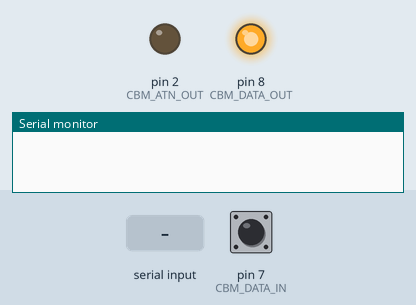
A sketch run on a simulated Arduino Leonardo, built with avr-gcc and run on an emulated ATmega32U4. Shown: output pins drawn as LEDs (lit = HIGH), the last lines printed to the serial monitor. The test bench sets the inputs (shaded band); at power-on: pin 7 (CBM_DATA_IN) LOW. Pins used as bus, display or sensor lines are not drawn.

Above: at 3.9 s.
4.0 s: pin 7 (CBM_DATA_IN) pulsed HIGH 2 times (0.12 s each, 0.3 s apart)
At 5.6 s:
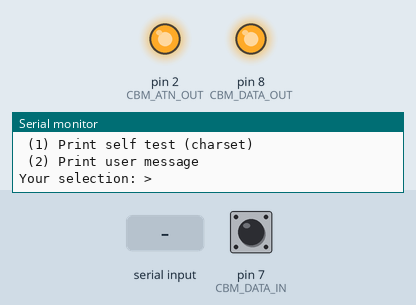
6.1 s: "1" received over Serial
Timing chart, 0 to 9.1 s (numbered marks = the images above; inputs shaded):
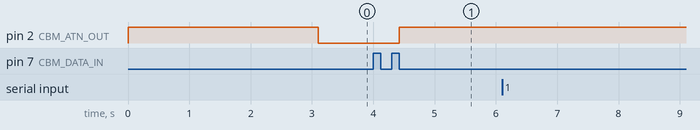

Measured:
- after the input at 4.0 s, pin 2 (CBM_ATN_OUT): LOW → HIGH after 0.42 s

The sketch:

commodore_printer.ino
```cpp
// (licence header left out)
 // pinnout CBM-64 serial port:
 // 1  n/c
 // 2  GND
 // 3  CBM_ATN_OUT
 // 4  CBM_CLK_OUT
 // 5  CBM_DATA_OUT & CBM_DATA_IN
 // 6  CBM_RESET_OUT

// CONSTANTS

// Mapping of CBM-64's serial port lines to Arduino's digital I/O pins.
// With Brother HR-5C, we need to be able to read only the data line.
int CBM_ATN_OUT    = 2;     //  A_up
int CBM_RESET_OUT  = 3;     //  A_dn
int CBM_CLK_OUT    = 4;     //  B_up
int CBM_DATA_IN    = 7;     //  B_dn
int CBM_DATA_OUT   = 8;     //  A_strt

// Brother HR-5C printer modes (graphic|business, different char set).
int CMB_PRN_MODE_GRAPHIC = 0;
int CBM_PRN_MODE_BUSINESS = 7;

// CBM printer device addresses.
int CBM_PRN_ADDR   = 4;      // Typically CBM printer is device 4 or 5.
int CBM_PRN_ADDR_2 = CBM_PRN_MODE_BUSINESS; // 2nd addr = printer mode.

// For testing:
int TEST_MODE = -1;
const int DATA_MAX_LENGTH = 10;
char data[DATA_MAX_LENGTH];
int index = -1;

// FUNCTIONS

// Resets CBM peripheral device.
void cbm_reset_device()
{
  digitalWrite(CBM_RESET_OUT, LOW);
  delay(100); // 100 ms
  digitalWrite(CBM_RESET_OUT, HIGH);
  delay(3000); // 3 seconds
}

// Initializes CBM peripheral device.
void cbm_init_device()
{
  // Set I/O lines to idle/inactive.
  // CBM serial lines are active low, but we have an inverter chip!
  digitalWrite(CBM_RESET_OUT, HIGH);
  digitalWrite(CBM_ATN_OUT,   HIGH);
  digitalWrite(CBM_CLK_OUT,   HIGH);
  digitalWrite(CBM_DATA_OUT,  HIGH);

  // Reset device.
  cbm_reset_device();
}

// Returns 1 if device is ready, and 0 if device is busy.
int cbm_device_ready()
{
  // Note: DATA in is *not* inverted by HW.
  return digitalRead(CBM_DATA_IN);
}

// Writes one bit (data byte's LSB) to CBM serial line.
void cbm_serial_write_bit(unsigned char data)
{
  digitalWrite(CBM_DATA_OUT, (data) & 0x01);
  delayMicroseconds(20);
  digitalWrite(CBM_CLK_OUT, LOW);
  delayMicroseconds(20);
  digitalWrite(CBM_CLK_OUT, HIGH);
  delayMicroseconds(20);
}

// Writes one byte to CBM serial line (LSB first, MSB last).
void cbm_serial_write_byte(unsigned char data)
{
  cbm_serial_write_bit( data       & 0x01); // 1st bit (LSB)
  cbm_serial_write_bit((data >> 1) & 0x01); // 2nd bit
  cbm_serial_write_bit((data >> 2) & 0x01); // 3rd bit
  cbm_serial_write_bit((data >> 3) & 0x01); // 4th bit
  cbm_serial_write_bit((data >> 4) & 0x01); // 5th bit
  cbm_serial_write_bit((data >> 5) & 0x01); // 6th bit
  cbm_serial_write_bit((data >> 6) & 0x01); // 7th bit
  cbm_serial_write_bit((data >> 7) & 0x01); // 8th bit (MSB)
}

// Writes one data frame to CBM serial line.
void cbm_serial_write_frame(unsigned char data, int last_frame)
{
  // Begin new frame.
  digitalWrite(CBM_CLK_OUT, HIGH);

  // Device sets DATA high when ready to receive data (not busy).
  while(!cbm_device_ready()) delayMicroseconds(10);

  // Last frame recognition
  if (last_frame == 1)
  {
    // TODO is this even needed?
/*
    delayMicroseconds(250); // <250us, this IS the last byte
    // ... wait until printer sets data low...
    while(cbm_device_ready) {
      delayMicroseconds(10);
    }
    // ... wait until printer sets data high...
    while(!cbm_device_ready()) {
      delayMicroseconds(10);
    }
    delayMicroseconds(20);
*/
  }
  else
  {
    delayMicroseconds(40); // <200us, this is not the last byte
  }

  // Write the actual data byte.
  cbm_serial_write_byte(data);

  // End frame.
  digitalWrite(CBM_CLK_OUT, LOW);
  digitalWrite(CBM_DATA_OUT, HIGH); // DATA high (inverted)
  delayMicroseconds(20);

  // Device sets DATA low when it begins processing the data (busy).
  while(cbm_device_ready()) delayMicroseconds(10);

  // Delay between frames.
  delayMicroseconds(100);
}

// Begins communication sequence on CBM serial line.
void cbm_serial_begin()
{
  // Header begins (device acks by setting DATA low).
  digitalWrite(CBM_ATN_OUT, LOW);
  delayMicroseconds(2000); // 2 ms
  digitalWrite(CBM_CLK_OUT, LOW);
  delayMicroseconds(2000); // 2 ms

  // Write listener address.
  cbm_serial_write_frame((unsigned char)(0x20 + CBM_PRN_ADDR), 0);

  // Write secondary address.
  cbm_serial_write_frame((unsigned char)(0x60 + CBM_PRN_ADDR_2), 0);

  // Header ends.
  delayMicroseconds(20);
  digitalWrite(CBM_ATN_OUT, HIGH); // ATN inactive
}

/*
// Ends communication sequence on CBM serial line.
void cbm_serial_end()
{
  //TODO is this even needed?

  // End communication
  digitalWrite(CBM_ATN_OUT, HIGH);
  delayMicroseconds(20);

   // Write unlisten command.
  cbm_serial_write_frame((char)(0x3F), 0);

  digitalWrite(CBM_ATN_OUT, LOW);
  delayMicroseconds(100);
  digitalWrite(CBM_CLK_OUT, LOW);
}
*/

// Switches case for alpha values (they must be reversed).
int cbm_switch_case(char data)
{
  if (data >= 0x41 && data <= 0x5A)
  { // Convert from lower to upper (a->A)
    return data + 32;
  }
  else if (data >= 0x61 && data <= 0x7A)
  { // Convert from upper to lower (A->a)
    return data - 32;
  }
  else
  { // Not an alpha value, no conversion needed
    return data;
  }
}

// Prints text with a CBM-64 compatible printer.
void cbm_print(char* text, int length)
{
  for (int i=0; i<length; i++)
  {
    cbm_serial_write_frame(cbm_switch_case(text[i]), 0);
  }
}

// Prints a line of text with a CBM-64 compatible printer.
void cbm_println(char* text)
{
  int i=0;
  while(text[i] != '\0')
  {
    cbm_serial_write_frame(cbm_switch_case(text[i]), 0);
    i++;
  }
  cbm_serial_write_frame(13, 0); // new line
}

// Prints a self test text.
// TODO: When your printer is working, comment this out to save memory.
void cbm_print_self_test()
{
  char buf[64] = "Hello World, here are the chars supported by the printer:\0";
  cbm_println(buf);
  for (int i=0; i<16; i++)
  {
    cbm_serial_write_frame(i+32, 0);
    cbm_serial_write_frame(32, 0);
    cbm_serial_write_frame(i+48, 0);
    cbm_serial_write_frame(32, 0);
    cbm_serial_write_frame(i+64, 0);
    cbm_serial_write_frame(32, 0);
    cbm_serial_write_frame(i+80, 0);
    cbm_serial_write_frame(32, 0);
    cbm_serial_write_frame(i+96, 0);
    cbm_serial_write_frame(32, 0);
    cbm_serial_write_frame(i+112, 0);
    cbm_serial_write_frame(32, 0);
    cbm_serial_write_frame(32, 0);
    cbm_serial_write_frame(32, 0);
    cbm_serial_write_frame(32, 0);
    cbm_serial_write_frame(i+160, 0);
    cbm_serial_write_frame(32, 0);
    cbm_serial_write_frame(i+176, 0);
    cbm_serial_write_frame(32, 0);
    cbm_serial_write_frame(i+192, 0);
    cbm_serial_write_frame(32, 0);
    cbm_serial_write_frame(i+200, 0);
    cbm_serial_write_frame(32, 0);
    cbm_serial_write_frame(i+224, 0);
    cbm_serial_write_frame(32, 0);
    cbm_serial_write_frame(i+240, 0);
    cbm_serial_write_frame(13, 0);
  }
}

// For testing, print menu to computer.
void test_menu()
{
  Serial.println("Select printer test mode:");
  Serial.println(" (1) Print self test (charset)");
  Serial.println(" (2) Print user message");
  Serial.print("Your selection: > ");
}

// Arduino setup function is run once when the sketch starts.
void setup()
{
  // Set pins to either input or output.
  pinMode(CBM_RESET_OUT, OUTPUT);
  pinMode(CBM_ATN_OUT,   OUTPUT);
  pinMode(CBM_CLK_OUT,   OUTPUT);
  pinMode(CBM_DATA_OUT,  OUTPUT);
  pinMode(CBM_DATA_IN,   INPUT);

  // Initialize printer.
  cbm_init_device();

  // Prepare for printing.
  cbm_serial_begin();

  // Begin serial communication with PC.
  Serial.begin(9600);
  while (!Serial) {
    ; // wait for serial port to connect. Needed for Leonardo only
  }
  // Print test menu.
  test_menu();
}

// Arduino loop function is run over and over again, forever.
void loop()
{
  char val;

  // Check if data has been sent from the computer.
  if (Serial.available())
  {
    // Read the most recent byte (which will be from 0 to 255).
    val = Serial.read();
    Serial.println(val);

    if (TEST_MODE <= 0)
      { // Set test mode
      if (val == '1') TEST_MODE = 1;
      else if (val == '2') TEST_MODE = 2;
      }

    if (TEST_MODE == 1)
    { // If self test mode selected, do self test now.
      Serial.println("Now printing...");
      cbm_print_self_test();
      Serial.println("Done.");
      TEST_MODE = 0;
      test_menu();
    }
    else if (TEST_MODE == 2)
    {
      if (index == -1)
      { // If user message test mode selected, ask it now.
        Serial.println("Type text to be printed (# ends):");
        index++;
      }
      else
      {
        if ( val == '#' )
        {
          data[index] = '\0';
          cbm_println(data);
          Serial.println("Done.");
          index = -1;
          TEST_MODE = 0;
          test_menu();
        }
        else if (index < DATA_MAX_LENGTH)
        {
          data[index] = val;
          index++;
          if (index + 1 >= DATA_MAX_LENGTH)
          {
            data[index] = '\0';
            cbm_print(data, DATA_MAX_LENGTH);
            index = 0;
          }
        }
      }
    }
  }
}
```
